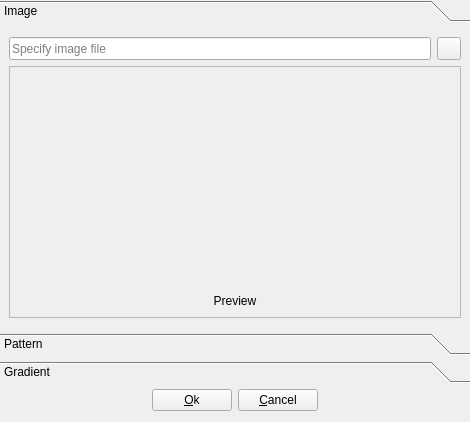
<?xml version="1.0" encoding="UTF-8"?>
<ui version="4.0">
 <class>BrushEditor</class>
 <widget class="QDialog" name="BrushEditor">
  <property name="geometry">
   <rect>
    <x>0</x>
    <y>0</y>
    <width>470</width>
    <height>422</height>
   </rect>
  </property>
  <property name="windowTitle">
   <string>Brush editor</string>
  </property>
  <layout class="QGridLayout" name="gridLayout">
   <property name="leftMargin">
    <number>0</number>
   </property>
   <property name="topMargin">
    <number>0</number>
   </property>
   <property name="rightMargin">
    <number>0</number>
   </property>
   <item row="1" column="0">
    <spacer name="horizontalSpacer1">
     <property name="orientation">
      <enum>Qt::Horizontal</enum>
     </property>
     <property name="sizeHint" stdset="0">
      <size>
       <width>158</width>
       <height>20</height>
      </size>
     </property>
    </spacer>
   </item>
   <item row="1" column="2">
    <widget class="QPushButton" name="pushButtonCancel">
     <property name="sizePolicy">
      <sizepolicy hsizetype="Minimum" vsizetype="Minimum">
       <horstretch>0</horstretch>
       <verstretch>0</verstretch>
      </sizepolicy>
     </property>
     <property name="toolTip">
      <string>Cancel brush editing</string>
     </property>
     <property name="text">
      <string>&amp;Cancel</string>
     </property>
     <property name="icon">
      <iconset resource="../qmc2.qrc">
       <normaloff>:/data/img/no.png</normaloff>:/data/img/no.png</iconset>
     </property>
     <property name="autoDefault">
      <bool>false</bool>
     </property>
    </widget>
   </item>
   <item row="0" column="0" colspan="4">
    <widget class="QToolBox" name="toolBox">
     <property name="currentIndex">
      <number>0</number>
     </property>
     <widget class="QWidget" name="pageImage">
      <property name="geometry">
       <rect>
        <x>0</x>
        <y>0</y>
        <width>460</width>
        <height>304</height>
       </rect>
      </property>
      <attribute name="label">
       <string>Image</string>
      </attribute>
      <layout class="QGridLayout" name="gridLayoutPageImage">
       <item row="0" column="0">
        <widget class="QLineEdit" name="lineEditImageFile">
         <property name="sizePolicy">
          <sizepolicy hsizetype="Expanding" vsizetype="Minimum">
           <horstretch>0</horstretch>
           <verstretch>0</verstretch>
          </sizepolicy>
         </property>
         <property name="toolTip">
          <string>Image file</string>
         </property>
         <property name="placeholderText">
          <string>Specify image file</string>
         </property>
        </widget>
       </item>
       <item row="0" column="1">
        <widget class="QToolButton" name="toolButtonBrowseImageFile">
         <property name="sizePolicy">
          <sizepolicy hsizetype="Fixed" vsizetype="Minimum">
           <horstretch>0</horstretch>
           <verstretch>0</verstretch>
          </sizepolicy>
         </property>
         <property name="toolTip">
          <string>Browse image file</string>
         </property>
         <property name="icon">
          <iconset resource="../qmc2.qrc">
           <normaloff>:/data/img/fileopen.png</normaloff>:/data/img/fileopen.png</iconset>
         </property>
        </widget>
       </item>
       <item row="1" column="0" colspan="2">
        <widget class="QFrame" name="frameImagePreview">
         <property name="sizePolicy">
          <sizepolicy hsizetype="Preferred" vsizetype="Expanding">
           <horstretch>0</horstretch>
           <verstretch>0</verstretch>
          </sizepolicy>
         </property>
         <property name="toolTip">
          <string>Image preview</string>
         </property>
         <property name="frameShape">
          <enum>QFrame::StyledPanel</enum>
         </property>
         <property name="frameShadow">
          <enum>QFrame::Raised</enum>
         </property>
         <layout class="QGridLayout" name="gridLayoutFrameImagePreview">
          <item row="0" column="0">
           <widget class="QLabel" name="labelImagePreview">
            <property name="sizePolicy">
             <sizepolicy hsizetype="Expanding" vsizetype="Preferred">
              <horstretch>0</horstretch>
              <verstretch>0</verstretch>
             </sizepolicy>
            </property>
            <property name="text">
             <string>Preview</string>
            </property>
            <property name="alignment">
             <set>Qt::AlignBottom|Qt::AlignHCenter</set>
            </property>
           </widget>
          </item>
         </layout>
        </widget>
       </item>
      </layout>
     </widget>
     <widget class="QWidget" name="pagePattern">
      <property name="geometry">
       <rect>
        <x>0</x>
        <y>0</y>
        <width>460</width>
        <height>304</height>
       </rect>
      </property>
      <attribute name="label">
       <string>Pattern</string>
      </attribute>
      <layout class="QGridLayout" name="gridLayoutPagePattern">
       <item row="0" column="0">
        <widget class="QComboBox" name="comboBoxPatternType">
         <property name="sizePolicy">
          <sizepolicy hsizetype="Preferred" vsizetype="Minimum">
           <horstretch>0</horstretch>
           <verstretch>0</verstretch>
          </sizepolicy>
         </property>
         <property name="toolTip">
          <string>Pattern type</string>
         </property>
         <item>
          <property name="text">
           <string notr="true">NoBrush</string>
          </property>
         </item>
         <item>
          <property name="text">
           <string notr="true">SolidPattern</string>
          </property>
         </item>
         <item>
          <property name="text">
           <string notr="true">Dense1Pattern</string>
          </property>
         </item>
         <item>
          <property name="text">
           <string notr="true">Dense2Pattern</string>
          </property>
         </item>
         <item>
          <property name="text">
           <string notr="true">Dense3Pattern</string>
          </property>
         </item>
         <item>
          <property name="text">
           <string notr="true">Dense4Pattern</string>
          </property>
         </item>
         <item>
          <property name="text">
           <string notr="true">Dense5Pattern</string>
          </property>
         </item>
         <item>
          <property name="text">
           <string notr="true">Dense6Pattern</string>
          </property>
         </item>
         <item>
          <property name="text">
           <string notr="true">Dense7Pattern</string>
          </property>
         </item>
         <item>
          <property name="text">
           <string notr="true">HorPattern</string>
          </property>
         </item>
         <item>
          <property name="text">
           <string notr="true">VerPattern</string>
          </property>
         </item>
         <item>
          <property name="text">
           <string notr="true">CrossPattern</string>
          </property>
         </item>
         <item>
          <property name="text">
           <string notr="true">BDiagPattern</string>
          </property>
         </item>
         <item>
          <property name="text">
           <string notr="true">FDiagPattern</string>
          </property>
         </item>
         <item>
          <property name="text">
           <string notr="true">DiagCrossPattern</string>
          </property>
         </item>
        </widget>
       </item>
       <item row="0" column="1">
        <widget class="QFrame" name="framePatternColor">
         <property name="sizePolicy">
          <sizepolicy hsizetype="Expanding" vsizetype="Minimum">
           <horstretch>0</horstretch>
           <verstretch>0</verstretch>
          </sizepolicy>
         </property>
         <property name="toolTip">
          <string>Pattern color</string>
         </property>
         <property name="frameShape">
          <enum>QFrame::StyledPanel</enum>
         </property>
         <property name="frameShadow">
          <enum>QFrame::Raised</enum>
         </property>
        </widget>
       </item>
       <item row="0" column="2">
        <widget class="QToolButton" name="toolButtonPatternColor">
         <property name="sizePolicy">
          <sizepolicy hsizetype="Fixed" vsizetype="Minimum">
           <horstretch>0</horstretch>
           <verstretch>0</verstretch>
          </sizepolicy>
         </property>
         <property name="toolTip">
          <string>Choose pattern color</string>
         </property>
         <property name="icon">
          <iconset resource="../qmc2.qrc">
           <normaloff>:/data/img/colors.png</normaloff>:/data/img/colors.png</iconset>
         </property>
        </widget>
       </item>
       <item row="1" column="0" colspan="3">
        <widget class="QFrame" name="framePatternPreview">
         <property name="sizePolicy">
          <sizepolicy hsizetype="Preferred" vsizetype="Expanding">
           <horstretch>0</horstretch>
           <verstretch>0</verstretch>
          </sizepolicy>
         </property>
         <property name="toolTip">
          <string>Pattern preview</string>
         </property>
         <property name="frameShape">
          <enum>QFrame::StyledPanel</enum>
         </property>
         <property name="frameShadow">
          <enum>QFrame::Raised</enum>
         </property>
         <layout class="QGridLayout" name="gridLayoutFramePatternPreview">
          <item row="0" column="0">
           <widget class="QLabel" name="labelPatternPreview">
            <property name="sizePolicy">
             <sizepolicy hsizetype="Expanding" vsizetype="Expanding">
              <horstretch>0</horstretch>
              <verstretch>0</verstretch>
             </sizepolicy>
            </property>
            <property name="text">
             <string>Preview</string>
            </property>
            <property name="alignment">
             <set>Qt::AlignBottom|Qt::AlignHCenter</set>
            </property>
           </widget>
          </item>
         </layout>
        </widget>
       </item>
      </layout>
     </widget>
     <widget class="QWidget" name="pageGradient">
      <property name="geometry">
       <rect>
        <x>0</x>
        <y>0</y>
        <width>460</width>
        <height>304</height>
       </rect>
      </property>
      <attribute name="label">
       <string>Gradient</string>
      </attribute>
      <layout class="QGridLayout" name="gridLayoutPageGradient" columnstretch="1,1,1,3">
       <item row="0" column="0">
        <widget class="QComboBox" name="comboBoxGradientType">
         <property name="sizePolicy">
          <sizepolicy hsizetype="Expanding" vsizetype="Minimum">
           <horstretch>0</horstretch>
           <verstretch>0</verstretch>
          </sizepolicy>
         </property>
         <property name="toolTip">
          <string>Gradient type</string>
         </property>
         <item>
          <property name="text">
           <string notr="true">Linear</string>
          </property>
         </item>
         <item>
          <property name="text">
           <string notr="true">Radial</string>
          </property>
         </item>
         <item>
          <property name="text">
           <string notr="true">Conical</string>
          </property>
         </item>
        </widget>
       </item>
       <item row="0" column="1">
        <widget class="QComboBox" name="comboBoxSpreadType">
         <property name="sizePolicy">
          <sizepolicy hsizetype="Expanding" vsizetype="Minimum">
           <horstretch>0</horstretch>
           <verstretch>0</verstretch>
          </sizepolicy>
         </property>
         <property name="toolTip">
          <string>Spread type</string>
         </property>
         <item>
          <property name="text">
           <string notr="true">PadSpread</string>
          </property>
         </item>
         <item>
          <property name="text">
           <string notr="true">RepeatSpread</string>
          </property>
         </item>
         <item>
          <property name="text">
           <string notr="true">ReflectSpread</string>
          </property>
         </item>
        </widget>
       </item>
       <item row="0" column="2">
        <widget class="QToolButton" name="toolButtonAddColorStop">
         <property name="sizePolicy">
          <sizepolicy hsizetype="Fixed" vsizetype="Minimum">
           <horstretch>0</horstretch>
           <verstretch>0</verstretch>
          </sizepolicy>
         </property>
         <property name="toolTip">
          <string>Add color-stop</string>
         </property>
         <property name="icon">
          <iconset resource="../qmc2.qrc">
           <normaloff>:/data/img/plus.png</normaloff>:/data/img/plus.png</iconset>
         </property>
        </widget>
       </item>
       <item row="0" column="3" rowspan="3">
        <widget class="QFrame" name="frameGradientPreview">
         <property name="sizePolicy">
          <sizepolicy hsizetype="Expanding" vsizetype="Preferred">
           <horstretch>0</horstretch>
           <verstretch>0</verstretch>
          </sizepolicy>
         </property>
         <property name="toolTip">
          <string>Gradient preview</string>
         </property>
         <property name="frameShape">
          <enum>QFrame::StyledPanel</enum>
         </property>
         <property name="frameShadow">
          <enum>QFrame::Raised</enum>
         </property>
         <layout class="QGridLayout" name="gridLayoutFrameGradientPreview">
          <item row="0" column="0">
           <widget class="QLabel" name="labelGradientPreview">
            <property name="sizePolicy">
             <sizepolicy hsizetype="Expanding" vsizetype="Expanding">
              <horstretch>0</horstretch>
              <verstretch>0</verstretch>
             </sizepolicy>
            </property>
            <property name="text">
             <string>Preview</string>
            </property>
            <property name="alignment">
             <set>Qt::AlignBottom|Qt::AlignHCenter</set>
            </property>
           </widget>
          </item>
         </layout>
        </widget>
       </item>
       <item row="1" column="0" colspan="3">
        <widget class="QTreeWidget" name="treeWidgetColorStops">
         <property name="horizontalScrollBarPolicy">
          <enum>Qt::ScrollBarAlwaysOff</enum>
         </property>
         <property name="rootIsDecorated">
          <bool>false</bool>
         </property>
         <property name="itemsExpandable">
          <bool>false</bool>
         </property>
         <property name="expandsOnDoubleClick">
          <bool>false</bool>
         </property>
         <column>
          <property name="text">
           <string>Stop</string>
          </property>
         </column>
         <column>
          <property name="text">
           <string>Color</string>
          </property>
         </column>
         <column>
          <property name="text">
           <string>Actions</string>
          </property>
         </column>
        </widget>
       </item>
       <item row="2" column="0" colspan="3">
        <widget class="QStackedWidget" name="stackedWidget">
         <property name="sizePolicy">
          <sizepolicy hsizetype="Preferred" vsizetype="Maximum">
           <horstretch>0</horstretch>
           <verstretch>0</verstretch>
          </sizepolicy>
         </property>
         <property name="currentIndex">
          <number>0</number>
         </property>
         <widget class="QWidget" name="pageLinear">
          <layout class="QGridLayout" name="gridLayoutPageLinear">
           <property name="margin">
            <number>0</number>
           </property>
           <item row="2" column="2">
            <widget class="QLabel" name="labelLinearEndPointY">
             <property name="text">
              <string>Y</string>
             </property>
            </widget>
           </item>
           <item row="1" column="1">
            <widget class="QDoubleSpinBox" name="doubleSpinBoxLinearStartPointX">
             <property name="sizePolicy">
              <sizepolicy hsizetype="Ignored" vsizetype="Fixed">
               <horstretch>0</horstretch>
               <verstretch>0</verstretch>
              </sizepolicy>
             </property>
             <property name="minimum">
              <double>-999999999.000000000000000</double>
             </property>
             <property name="maximum">
              <double>999999999.000000000000000</double>
             </property>
            </widget>
           </item>
           <item row="0" column="2" colspan="2">
            <widget class="QLabel" name="labelLinearEndPoint">
             <property name="frameShape">
              <enum>QFrame::StyledPanel</enum>
             </property>
             <property name="frameShadow">
              <enum>QFrame::Raised</enum>
             </property>
             <property name="text">
              <string>Final end point</string>
             </property>
             <property name="alignment">
              <set>Qt::AlignCenter</set>
             </property>
            </widget>
           </item>
           <item row="1" column="3">
            <widget class="QDoubleSpinBox" name="doubleSpinBoxLinearEndPointX">
             <property name="sizePolicy">
              <sizepolicy hsizetype="Ignored" vsizetype="Fixed">
               <horstretch>0</horstretch>
               <verstretch>0</verstretch>
              </sizepolicy>
             </property>
             <property name="minimum">
              <double>-999999999.000000000000000</double>
             </property>
             <property name="maximum">
              <double>999999999.000000000000000</double>
             </property>
            </widget>
           </item>
           <item row="1" column="0">
            <widget class="QLabel" name="labelLinearStartPointX">
             <property name="sizePolicy">
              <sizepolicy hsizetype="Fixed" vsizetype="Preferred">
               <horstretch>0</horstretch>
               <verstretch>0</verstretch>
              </sizepolicy>
             </property>
             <property name="text">
              <string>X</string>
             </property>
            </widget>
           </item>
           <item row="1" column="2">
            <widget class="QLabel" name="labelLinearEndPointX">
             <property name="sizePolicy">
              <sizepolicy hsizetype="Fixed" vsizetype="Preferred">
               <horstretch>0</horstretch>
               <verstretch>0</verstretch>
              </sizepolicy>
             </property>
             <property name="text">
              <string>X</string>
             </property>
            </widget>
           </item>
           <item row="2" column="0">
            <widget class="QLabel" name="labeLinearStartPointY">
             <property name="text">
              <string>Y</string>
             </property>
            </widget>
           </item>
           <item row="2" column="3">
            <widget class="QDoubleSpinBox" name="doubleSpinBoxLinearEndPointY">
             <property name="sizePolicy">
              <sizepolicy hsizetype="Ignored" vsizetype="Fixed">
               <horstretch>0</horstretch>
               <verstretch>0</verstretch>
              </sizepolicy>
             </property>
             <property name="minimum">
              <double>-999999999.000000000000000</double>
             </property>
             <property name="maximum">
              <double>999999999.000000000000000</double>
             </property>
            </widget>
           </item>
           <item row="2" column="1">
            <widget class="QDoubleSpinBox" name="doubleSpinBoxLinearStartPointY">
             <property name="sizePolicy">
              <sizepolicy hsizetype="Ignored" vsizetype="Fixed">
               <horstretch>0</horstretch>
               <verstretch>0</verstretch>
              </sizepolicy>
             </property>
             <property name="minimum">
              <double>-999999999.000000000000000</double>
             </property>
             <property name="maximum">
              <double>999999999.000000000000000</double>
             </property>
            </widget>
           </item>
           <item row="0" column="0" colspan="2">
            <widget class="QLabel" name="labelLinearStartPoint">
             <property name="frameShape">
              <enum>QFrame::StyledPanel</enum>
             </property>
             <property name="frameShadow">
              <enum>QFrame::Raised</enum>
             </property>
             <property name="text">
              <string>Start point</string>
             </property>
             <property name="alignment">
              <set>Qt::AlignCenter</set>
             </property>
            </widget>
           </item>
          </layout>
         </widget>
         <widget class="QWidget" name="pageRadial">
          <layout class="QGridLayout" name="gridLayoutPageRadial">
           <property name="margin">
            <number>0</number>
           </property>
           <item row="2" column="2">
            <widget class="QLabel" name="labelRadialFocalPointY">
             <property name="sizePolicy">
              <sizepolicy hsizetype="Fixed" vsizetype="Preferred">
               <horstretch>0</horstretch>
               <verstretch>0</verstretch>
              </sizepolicy>
             </property>
             <property name="text">
              <string>Y</string>
             </property>
            </widget>
           </item>
           <item row="0" column="2" colspan="2">
            <widget class="QLabel" name="labelRadialFocalPoint">
             <property name="frameShape">
              <enum>QFrame::StyledPanel</enum>
             </property>
             <property name="frameShadow">
              <enum>QFrame::Raised</enum>
             </property>
             <property name="text">
              <string>Focal point (F)</string>
             </property>
             <property name="alignment">
              <set>Qt::AlignCenter</set>
             </property>
            </widget>
           </item>
           <item row="2" column="3">
            <widget class="QDoubleSpinBox" name="doubleSpinBoxRadialFocalPointY">
             <property name="sizePolicy">
              <sizepolicy hsizetype="Ignored" vsizetype="Fixed">
               <horstretch>0</horstretch>
               <verstretch>0</verstretch>
              </sizepolicy>
             </property>
             <property name="minimum">
              <double>-999999999.000000000000000</double>
             </property>
             <property name="maximum">
              <double>999999999.000000000000000</double>
             </property>
            </widget>
           </item>
           <item row="2" column="0">
            <widget class="QLabel" name="labelRadialCenterPointY">
             <property name="sizePolicy">
              <sizepolicy hsizetype="Fixed" vsizetype="Preferred">
               <horstretch>0</horstretch>
               <verstretch>0</verstretch>
              </sizepolicy>
             </property>
             <property name="text">
              <string>Y</string>
             </property>
            </widget>
           </item>
           <item row="1" column="1">
            <widget class="QDoubleSpinBox" name="doubleSpinBoxRadialCenterPointX">
             <property name="sizePolicy">
              <sizepolicy hsizetype="Ignored" vsizetype="Fixed">
               <horstretch>0</horstretch>
               <verstretch>0</verstretch>
              </sizepolicy>
             </property>
             <property name="minimum">
              <double>-999999999.000000000000000</double>
             </property>
             <property name="maximum">
              <double>999999999.000000000000000</double>
             </property>
            </widget>
           </item>
           <item row="1" column="0">
            <widget class="QLabel" name="labelRadialCenterPointX">
             <property name="sizePolicy">
              <sizepolicy hsizetype="Fixed" vsizetype="Preferred">
               <horstretch>0</horstretch>
               <verstretch>0</verstretch>
              </sizepolicy>
             </property>
             <property name="text">
              <string>X</string>
             </property>
            </widget>
           </item>
           <item row="1" column="3">
            <widget class="QDoubleSpinBox" name="doubleSpinBoxRadialFocalPointX">
             <property name="sizePolicy">
              <sizepolicy hsizetype="Ignored" vsizetype="Fixed">
               <horstretch>0</horstretch>
               <verstretch>0</verstretch>
              </sizepolicy>
             </property>
             <property name="minimum">
              <double>-999999999.000000000000000</double>
             </property>
             <property name="maximum">
              <double>999999999.000000000000000</double>
             </property>
            </widget>
           </item>
           <item row="1" column="2">
            <widget class="QLabel" name="labelRadialFocalPointX">
             <property name="sizePolicy">
              <sizepolicy hsizetype="Fixed" vsizetype="Preferred">
               <horstretch>0</horstretch>
               <verstretch>0</verstretch>
              </sizepolicy>
             </property>
             <property name="text">
              <string>X</string>
             </property>
            </widget>
           </item>
           <item row="1" column="5">
            <widget class="QDoubleSpinBox" name="doubleSpinBoxRadialCenterRadius">
             <property name="sizePolicy">
              <sizepolicy hsizetype="Ignored" vsizetype="Fixed">
               <horstretch>0</horstretch>
               <verstretch>0</verstretch>
              </sizepolicy>
             </property>
             <property name="minimum">
              <double>-999999999.000000000000000</double>
             </property>
             <property name="maximum">
              <double>999999999.000000000000000</double>
             </property>
            </widget>
           </item>
           <item row="2" column="1">
            <widget class="QDoubleSpinBox" name="doubleSpinBoxRadialCenterPointY">
             <property name="sizePolicy">
              <sizepolicy hsizetype="Ignored" vsizetype="Fixed">
               <horstretch>0</horstretch>
               <verstretch>0</verstretch>
              </sizepolicy>
             </property>
             <property name="minimum">
              <double>-999999999.000000000000000</double>
             </property>
             <property name="maximum">
              <double>999999999.000000000000000</double>
             </property>
            </widget>
           </item>
           <item row="0" column="0" colspan="2">
            <widget class="QLabel" name="labelRadialCenterPoint">
             <property name="frameShape">
              <enum>QFrame::StyledPanel</enum>
             </property>
             <property name="frameShadow">
              <enum>QFrame::Raised</enum>
             </property>
             <property name="text">
              <string>Center point (C)</string>
             </property>
             <property name="alignment">
              <set>Qt::AlignCenter</set>
             </property>
            </widget>
           </item>
           <item row="1" column="4">
            <widget class="QLabel" name="labelRadialCenterRadius">
             <property name="sizePolicy">
              <sizepolicy hsizetype="Fixed" vsizetype="Preferred">
               <horstretch>0</horstretch>
               <verstretch>0</verstretch>
              </sizepolicy>
             </property>
             <property name="text">
              <string>C</string>
             </property>
            </widget>
           </item>
           <item row="2" column="4">
            <widget class="QLabel" name="labelRadialFocalRadius">
             <property name="sizePolicy">
              <sizepolicy hsizetype="Fixed" vsizetype="Preferred">
               <horstretch>0</horstretch>
               <verstretch>0</verstretch>
              </sizepolicy>
             </property>
             <property name="text">
              <string>F</string>
             </property>
            </widget>
           </item>
           <item row="2" column="5">
            <widget class="QDoubleSpinBox" name="doubleSpinBoxRadialFocalRadius">
             <property name="sizePolicy">
              <sizepolicy hsizetype="Ignored" vsizetype="Fixed">
               <horstretch>0</horstretch>
               <verstretch>0</verstretch>
              </sizepolicy>
             </property>
             <property name="minimum">
              <double>-999999999.000000000000000</double>
             </property>
             <property name="maximum">
              <double>999999999.000000000000000</double>
             </property>
            </widget>
           </item>
           <item row="0" column="4" colspan="2">
            <widget class="QLabel" name="labelRadialRadius">
             <property name="frameShape">
              <enum>QFrame::StyledPanel</enum>
             </property>
             <property name="frameShadow">
              <enum>QFrame::Raised</enum>
             </property>
             <property name="text">
              <string>Radius (C, F)</string>
             </property>
             <property name="alignment">
              <set>Qt::AlignCenter</set>
             </property>
            </widget>
           </item>
          </layout>
         </widget>
         <widget class="QWidget" name="pageConical">
          <layout class="QGridLayout" name="gridLayoutPageConical">
           <property name="margin">
            <number>0</number>
           </property>
           <item row="0" column="0" colspan="2">
            <widget class="QLabel" name="labelConicalCenterPoint">
             <property name="frameShape">
              <enum>QFrame::StyledPanel</enum>
             </property>
             <property name="frameShadow">
              <enum>QFrame::Raised</enum>
             </property>
             <property name="text">
              <string>Center point</string>
             </property>
             <property name="alignment">
              <set>Qt::AlignCenter</set>
             </property>
            </widget>
           </item>
           <item row="0" column="2">
            <widget class="QLabel" name="labelConicalAngle">
             <property name="frameShape">
              <enum>QFrame::StyledPanel</enum>
             </property>
             <property name="frameShadow">
              <enum>QFrame::Raised</enum>
             </property>
             <property name="text">
              <string>Angle</string>
             </property>
             <property name="alignment">
              <set>Qt::AlignCenter</set>
             </property>
            </widget>
           </item>
           <item row="1" column="0">
            <widget class="QLabel" name="labelConicalCenterPointX">
             <property name="sizePolicy">
              <sizepolicy hsizetype="Fixed" vsizetype="Preferred">
               <horstretch>0</horstretch>
               <verstretch>0</verstretch>
              </sizepolicy>
             </property>
             <property name="text">
              <string>X</string>
             </property>
            </widget>
           </item>
           <item row="1" column="1">
            <widget class="QDoubleSpinBox" name="doubleSpinBoxConicalCenterPointX">
             <property name="sizePolicy">
              <sizepolicy hsizetype="Ignored" vsizetype="Fixed">
               <horstretch>0</horstretch>
               <verstretch>0</verstretch>
              </sizepolicy>
             </property>
             <property name="minimum">
              <double>-999999999.000000000000000</double>
             </property>
             <property name="maximum">
              <double>999999999.000000000000000</double>
             </property>
            </widget>
           </item>
           <item row="1" column="2">
            <widget class="QDoubleSpinBox" name="doubleSpinBoxConicalAngle">
             <property name="sizePolicy">
              <sizepolicy hsizetype="Ignored" vsizetype="Fixed">
               <horstretch>0</horstretch>
               <verstretch>0</verstretch>
              </sizepolicy>
             </property>
             <property name="suffix">
              <string>°</string>
             </property>
             <property name="maximum">
              <double>360.000000000000000</double>
             </property>
            </widget>
           </item>
           <item row="2" column="0">
            <widget class="QLabel" name="labelConicalCenterPointY">
             <property name="sizePolicy">
              <sizepolicy hsizetype="Fixed" vsizetype="Preferred">
               <horstretch>0</horstretch>
               <verstretch>0</verstretch>
              </sizepolicy>
             </property>
             <property name="text">
              <string>Y</string>
             </property>
            </widget>
           </item>
           <item row="2" column="1">
            <widget class="QDoubleSpinBox" name="doubleSpinBoxConicalCenterPointY">
             <property name="sizePolicy">
              <sizepolicy hsizetype="Ignored" vsizetype="Fixed">
               <horstretch>0</horstretch>
               <verstretch>0</verstretch>
              </sizepolicy>
             </property>
             <property name="minimum">
              <double>-999999999.000000000000000</double>
             </property>
             <property name="maximum">
              <double>999999999.000000000000000</double>
             </property>
            </widget>
           </item>
          </layout>
         </widget>
        </widget>
       </item>
      </layout>
     </widget>
    </widget>
   </item>
   <item row="1" column="1">
    <widget class="QPushButton" name="pushButtonOk">
     <property name="sizePolicy">
      <sizepolicy hsizetype="Minimum" vsizetype="Minimum">
       <horstretch>0</horstretch>
       <verstretch>0</verstretch>
      </sizepolicy>
     </property>
     <property name="toolTip">
      <string>Accept brush</string>
     </property>
     <property name="text">
      <string>&amp;Ok</string>
     </property>
     <property name="icon">
      <iconset resource="../qmc2.qrc">
       <normaloff>:/data/img/yes.png</normaloff>:/data/img/yes.png</iconset>
     </property>
     <property name="autoDefault">
      <bool>false</bool>
     </property>
    </widget>
   </item>
   <item row="1" column="3">
    <spacer name="horizontalSpacer2">
     <property name="orientation">
      <enum>Qt::Horizontal</enum>
     </property>
     <property name="sizeHint" stdset="0">
      <size>
       <width>157</width>
       <height>20</height>
      </size>
     </property>
    </spacer>
   </item>
  </layout>
 </widget>
 <tabstops>
  <tabstop>lineEditImageFile</tabstop>
  <tabstop>toolButtonBrowseImageFile</tabstop>
  <tabstop>comboBoxPatternType</tabstop>
  <tabstop>toolButtonPatternColor</tabstop>
  <tabstop>comboBoxGradientType</tabstop>
  <tabstop>comboBoxSpreadType</tabstop>
  <tabstop>toolButtonAddColorStop</tabstop>
  <tabstop>treeWidgetColorStops</tabstop>
  <tabstop>doubleSpinBoxLinearStartPointX</tabstop>
  <tabstop>doubleSpinBoxLinearEndPointX</tabstop>
  <tabstop>doubleSpinBoxLinearStartPointY</tabstop>
  <tabstop>doubleSpinBoxLinearEndPointY</tabstop>
  <tabstop>doubleSpinBoxRadialCenterPointX</tabstop>
  <tabstop>doubleSpinBoxRadialFocalPointX</tabstop>
  <tabstop>doubleSpinBoxRadialCenterRadius</tabstop>
  <tabstop>doubleSpinBoxRadialCenterPointY</tabstop>
  <tabstop>doubleSpinBoxRadialFocalPointY</tabstop>
  <tabstop>doubleSpinBoxRadialFocalRadius</tabstop>
  <tabstop>doubleSpinBoxConicalCenterPointX</tabstop>
  <tabstop>doubleSpinBoxConicalAngle</tabstop>
  <tabstop>doubleSpinBoxConicalCenterPointY</tabstop>
  <tabstop>pushButtonOk</tabstop>
  <tabstop>pushButtonCancel</tabstop>
 </tabstops>
 <resources>
  <include location="../qmc2.qrc"/>
 </resources>
 <connections>
  <connection>
   <sender>comboBoxGradientType</sender>
   <signal>activated(int)</signal>
   <receiver>stackedWidget</receiver>
   <slot>setCurrentIndex(int)</slot>
   <hints>
    <hint type="sourcelabel">
     <x>61</x>
     <y>95</y>
    </hint>
    <hint type="destinationlabel">
     <x>86</x>
     <y>121</y>
    </hint>
   </hints>
  </connection>
 </connections>
</ui>
